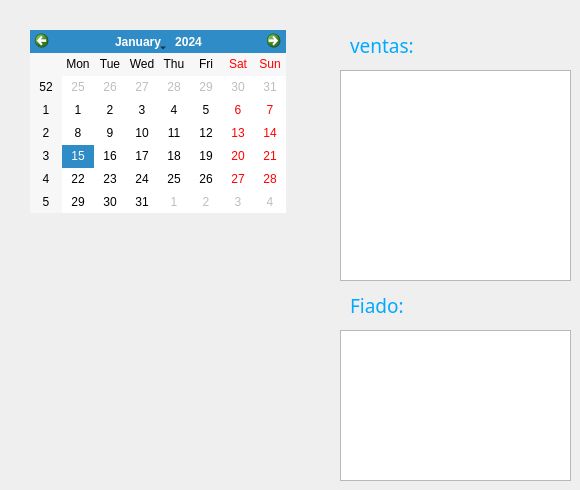
               <widget class="QWidget" name="page_historial">
                <widget class="QTableWidget" name="tableWidget">
                 <property name="geometry">
                  <rect>
                   <x>340</x>
                   <y>70</y>
                   <width>231</width>
                   <height>211</height>
                  </rect>
                 </property>
                 <property name="cursor" stdset="0">
                  <cursorShape>ArrowCursor</cursorShape>
                 </property>
                </widget>
                <widget class="QCalendarWidget" name="calendarWidget">
                 <property name="geometry">
                  <rect>
                   <x>30</x>
                   <y>30</y>
                   <width>256</width>
                   <height>183</height>
                  </rect>
                 </property>
                </widget>
                <widget class="QLabel" name="label">
                 <property name="geometry">
                  <rect>
                   <x>350</x>
                   <y>30</y>
                   <width>151</width>
                   <height>31</height>
                  </rect>
                 </property>
                 <property name="font">
                  <font>
                   <family>Levenim MT</family>
                   <pointsize>14</pointsize>
                  </font>
                 </property>
                 <property name="styleSheet">
                  <string notr="true">color: rgb(0, 170, 255);</string>
                 </property>
                 <property name="text">
                  <string>ventas:</string>
                 </property>
                </widget>
                <widget class="QLabel" name="label_2">
                 <property name="geometry">
                  <rect>
                   <x>350</x>
                   <y>290</y>
                   <width>151</width>
                   <height>31</height>
                  </rect>
                 </property>
                 <property name="font">
                  <font>
                   <family>Levenim MT</family>
                   <pointsize>14</pointsize>
                  </font>
                 </property>
                 <property name="styleSheet">
                  <string notr="true">color: rgb(0, 170, 255);</string>
                 </property>
                 <property name="text">
                  <string>Fiado:</string>
                 </property>
                </widget>
                <widget class="QTableWidget" name="tableWidget_2">
                 <property name="geometry">
                  <rect>
                   <x>340</x>
                   <y>330</y>
                   <width>231</width>
                   <height>151</height>
                  </rect>
                 </property>
                </widget>
               </widget>
